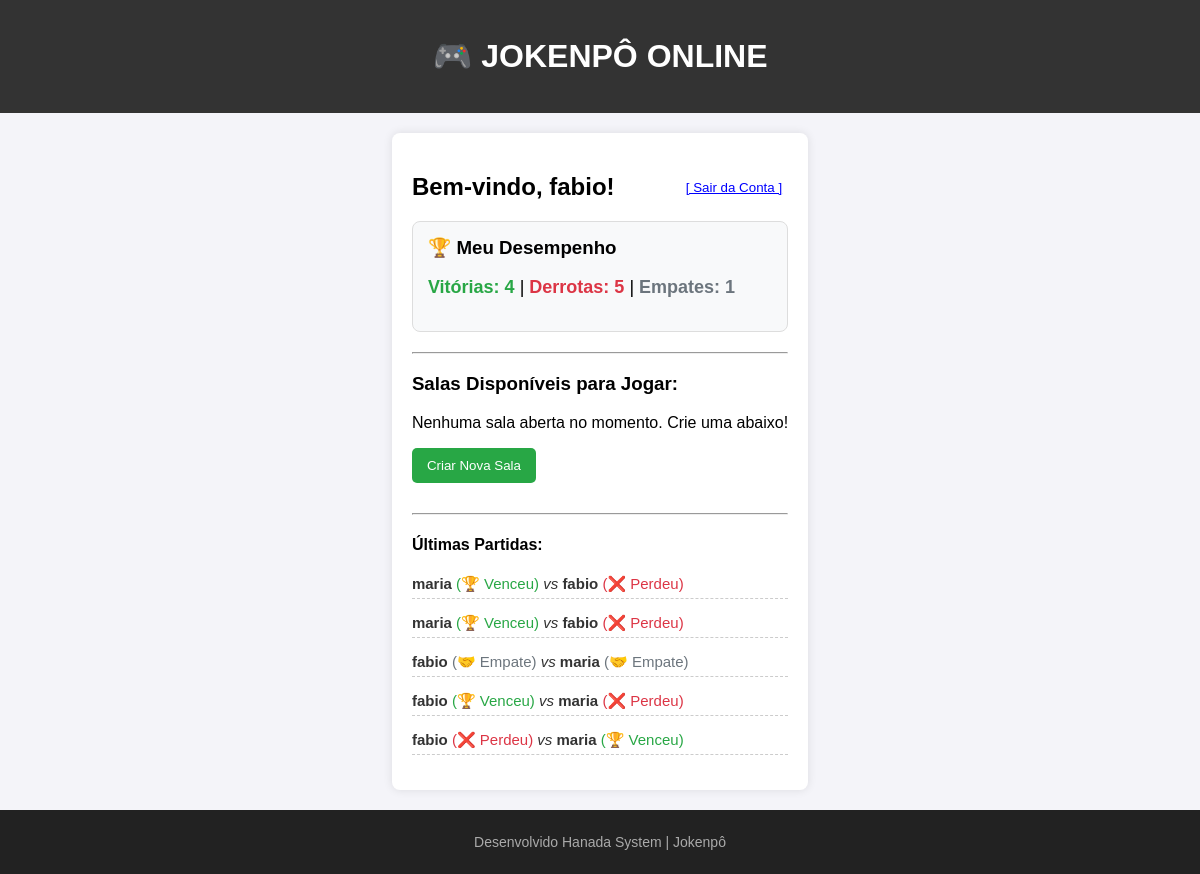
The app's page / (signed in) with its own data.
### jogo/models.py (models this page shows, shortened)
class Sala(models.Model):
    jogador1 = models.ForeignKey(User, related_name='jogos_como_j1', on_delete=models.CASCADE)
    jogador2 = models.ForeignKey(User, related_name='jogos_como_j2', on_delete=models.SET_NULL, null=True, blank=True)
    escolha_j1 = models.CharField(max_length=10, blank=True, null=True)
    escolha_j2 = models.CharField(max_length=10, blank=True, null=True)
    status = models.CharField(max_length=30, default='aguardando_oponente')
    resultado = models.CharField(max_length=20, blank=True, null=True)
    criado_em = models.DateTimeField(auto_now_add=True)

### jogo/views.py (the view)
# urls.py: 2. Add a URL to urlpatterns:  path('', views.home, name='home')
@login_required(login_url='/login/')
def home(request):
    usuario = request.user
    salas_aguardando = Sala.objects.filter(status='aguardando_oponente')
    partidas_finalizadas = Sala.objects.filter(
        (Q(jogador1=usuario) | Q(jogador2=usuario)) & Q(status='finalizado')
    ).order_by('-criado_em') # Ordena da mais recente para a mais antiga
    vitorias = 0
    derrotas = 0
    empates = 0
    for partida in partidas_finalizadas:
        if partida.resultado == 'empate':
            empates += 1
        elif (partida.jogador1 == usuario and partida.resultado == 'vitoria_j1') or \
             (partida.jogador2 == usuario and partida.resultado == 'vitoria_j2'):
            vitorias += 1
        else:
            derrotas += 1
    contexto = {
        'salas': salas_aguardando,
        'vitorias': vitorias,
        'derrotas': derrotas,
        'empates': empates,
        'historico': partidas_finalizadas[:5] # Pega apenas as últimas 5 partidas para não poluir a tela
    }
    return render(request, 'jogo/home.html', contexto)

### jogo/templates/jogo/home.html (shortened to what this page needs)
{% extends 'jogo/base.html' %}
{% block content %}
    <div style="display: flex; justify-content: space-between; align-items: center;">
        <h2>Bem-vindo, {{ user.username }}!</h2>
        <form action="{% url 'logout' %}" method="post" style="display:inline;">
            <button type="submit" style="background:none; border:none; color:blue; text-decoration:underline; cursor:pointer;">[ Sair da Conta ]</button>
        </form>
    </div>
    <div style="background-color: #f8f9fa; padding: 15px; border-radius: 8px; border: 1px solid #ddd; margin-bottom: 20px;">
        <h3 style="margin-top: 0;">🏆 Meu Desempenho</h3>
        <p style="font-size: 18px;">
            <span style="color: #28a745; font-weight: bold;">Vitórias: {{ vitorias }}</span> |
            <span style="color: #dc3545; font-weight: bold;">Derrotas: {{ derrotas }}</span> |
            <span style="color: #6c757d; font-weight: bold;">Empates: {{ empates }}</span>
        </p>
    </div>
    <hr>
    <h3>Salas Disponíveis para Jogar:</h3>
    {% if salas %}
        <ul>
            {% for sala in salas %}
                <li>Sala #{{ sala.id }} (Criada por: {{ sala.jogador1.username }})
                    <a href="{% url 'entrar_sala' sala.id %}"><b>[ Entrar ]</b></a>
                </li>
            {% endfor %}
        </ul>
    {% else %}
        <p>Nenhuma sala aberta no momento. Crie uma abaixo!</p>
    {% endif %}
    <form action="{% url 'criar_sala' %}" method="POST" style="margin-bottom: 30px;">
        <button type="submit" style="padding: 10px 15px; background: #28a745; color: white; border: none; border-radius: 5px; cursor: pointer;">
            Criar Nova Sala
        </button>
    </form>
    {% if historico %}
        <hr>
        <h4>Últimas Partidas:</h4>
        <ul style="font-size: 15px; color: #333; list-style-type: none; padding: 0;">
            {% for partida in historico %}
                <p style="border-bottom: 1px dashed #ccc; padding-bottom: 5px;">
                    <b>{{ partida.jogador1.username }}</b>
                    {% if partida.resultado == 'vitoria_j1' %}
                        <span style="color: #28a745;">(🏆 Venceu)</span>
                    {% elif partida.resultado == 'vitoria_j2' %}
                        <span style="color: #dc3545;">(❌ Perdeu)</span>
                    {% elif partida.resultado == 'empate' %}
                        <span style="color: #6c757d;">(🤝 Empate)</span>
                    {% endif %}
                    <i> vs </i>
                    <b>{{ partida.jogador2.username }}</b>
                    {% if partida.resultado == 'vitoria_j2' %}
                        <span style="color: #28a745;">(🏆 Venceu)</span>
                    {% elif partida.resultado == 'vitoria_j1' %}
                        <span style="color: #dc3545;">(❌ Perdeu)</span>
                    {% elif partida.resultado == 'empate' %}
                        <span style="color: #6c757d;">(🤝 Empate)</span>
                    {% endif %}
                </p>
{% empty %}
    <p>Nenhuma partida finalizada ainda.</p>
{% endfor %}
        </ul>
    {% endif %}
{% endblock %}

### jogo/templates/jogo/base.html (shortened to what this page needs)
<!DOCTYPE html>
<html lang="pt-br">
<head>
</head>
<body>
    <header>
        <h1>🎮 JOKENPÔ ONLINE</h1>
    </header>
    <div class="container">
        {% block content %}
        {% endblock %}
    </div>
    <footer>
        <p>Desenvolvido Hanada System | Jokenpô</p>
    </footer>
</body>
</html>

### jogo/templates/jogo/base.html (style rules this page uses)
body { font-family: Arial, sans-serif; background-color: #f4f4f9; margin: 0; padding: 0; display: flex; flex-direction: column; min-height: 100vh; }
header { background-color: #333; color: white; text-align: center; padding: 1rem; }
.container { flex: 1; max-width: 600px; margin: 20px auto; background: white; padding: 20px; border-radius: 8px; box-shadow: 0 0 10px rgba(0,0,0,0.1); }
footer { background-color: #222; color: #aaa; text-align: center; padding: 10px 0; font-size: 14px; }

### records on screen
Sala: jogador1.username "maria", resultado "(🏆 Venceu)", jogador2.username "fabio"
Sala: jogador1.username "maria", resultado "(🏆 Venceu)", jogador2.username "fabio"
Sala: jogador1.username "fabio", resultado "(🤝 Empate)", jogador2.username "maria"
Sala: jogador1.username "fabio", resultado "(🏆 Venceu)", jogador2.username "maria"
Sala: jogador1.username "fabio", resultado "(❌ Perdeu)", jogador2.username "maria"

### other values on screen
{{ user.username }} "fabio"
{{ vitorias }} "4"
{{ derrotas }} "5"
{{ empates }} "1"
